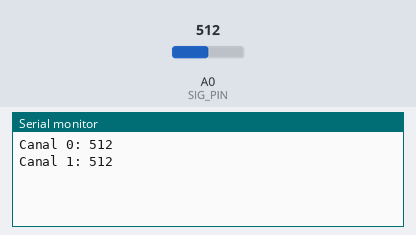
The sketch below on a simulated Arduino Uno, built with avr-gcc and run on an emulated ATmega328P. On the bench: the last lines printed to the serial monitor. The inputs (shaded band) are chosen by the test bench; at power-on: A0 (SIG_PIN) = 512.

Above: at 1.8 s.
1.9 s: A0 (SIG_PIN) set to 716
At 2.6 s:
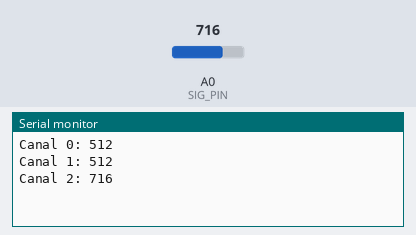
3.4 s: A0 (SIG_PIN) set to 900
At 4.8 s:
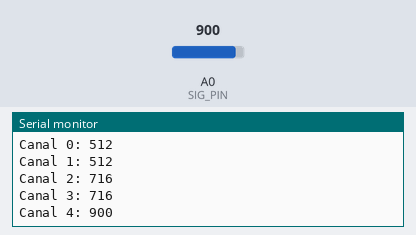
Timing chart, 0 to 6.4 s (numbered marks = the images above; inputs shaded):
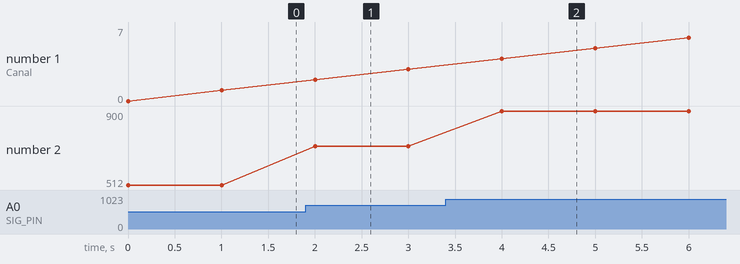

Measured:
- after the input at 1.9 s, the serial monitor: prints a new line after 0.10 s (image 1)
- after the input at 3.4 s, the serial monitor: prints a new line after 0.60 s (image 2)
- plotted number 2: 512 → 716 after the input at 1.9 s, 716 → 900 after the input at 3.4 s

The sketch:

Multiplexor.ino
```cpp
// Incluye la librería SPI para la comunicación con el CD74HC4067
#include <SPI.h>

// Definición de los pines conectados al CD74HC4067
const int S0 = 2;
const int S1 = 3;
const int S2 = 4;
const int S3 = 5;
const int SIG_PIN = A0; // Pin analógico para la lectura del multiplexor

void setup() {
  Serial.begin(115200);
  pinMode(S0, OUTPUT);
  pinMode(S1, OUTPUT);
  pinMode(S2, OUTPUT);
  pinMode(S3, OUTPUT);
  pinMode(SIG_PIN, INPUT);
}

void loop() {
  for (int channel = 0; channel < 8; channel++) {
    // Configura los pines S0, S1, S2 y S3 para seleccionar el canal actual
    digitalWrite(S0, channel & 0x01);
    digitalWrite(S1, (channel >> 1) & 0x01);
    digitalWrite(S2, (channel >> 2) & 0x01);
    digitalWrite(S3, (channel >> 3) & 0x01);

    // Lee el valor analógico del sensor actual
    int sensorValue = analogRead(SIG_PIN);

    // Imprime el valor en el puerto serial
    Serial.print("Canal ");
    Serial.print(channel);
    Serial.print(": ");
    Serial.println(sensorValue);

    delay(1000); // Espera un segundo antes de cambiar al siguiente canal
  }
}
```
